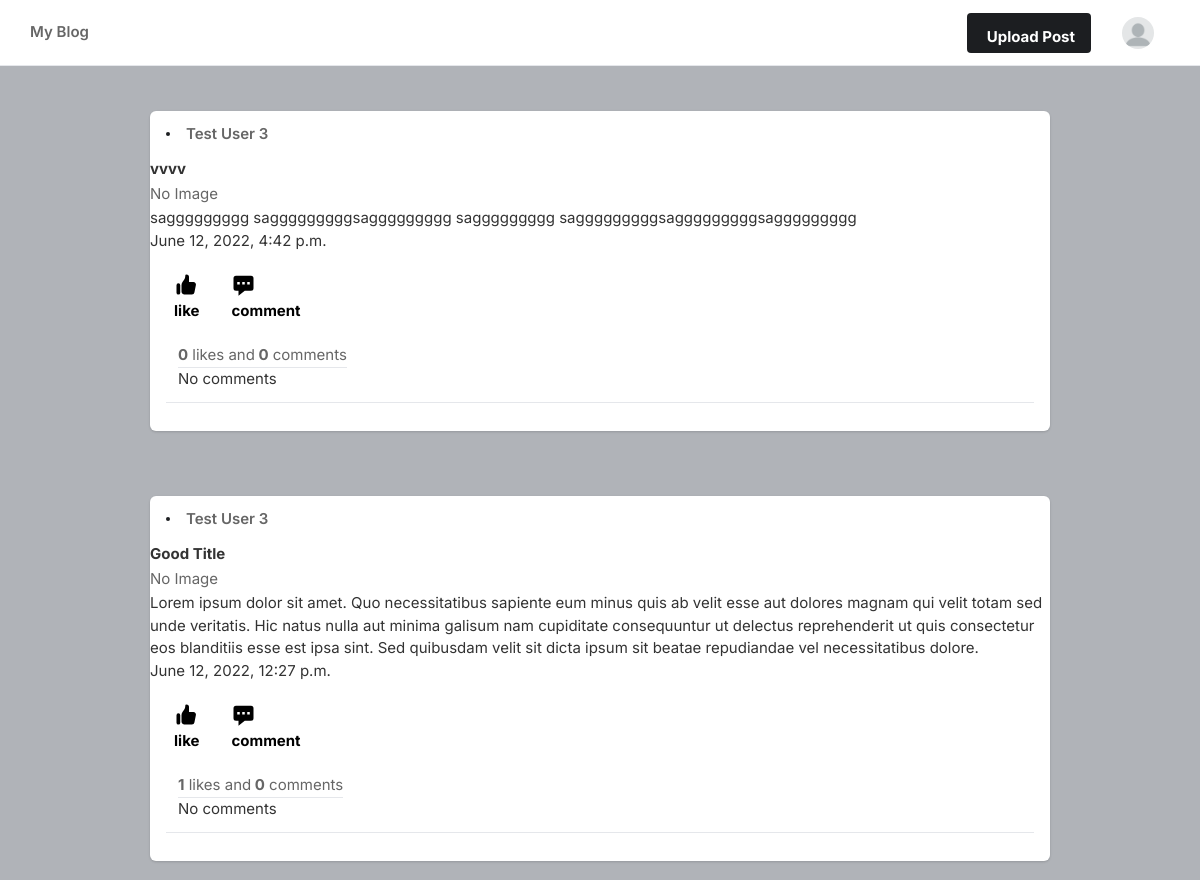
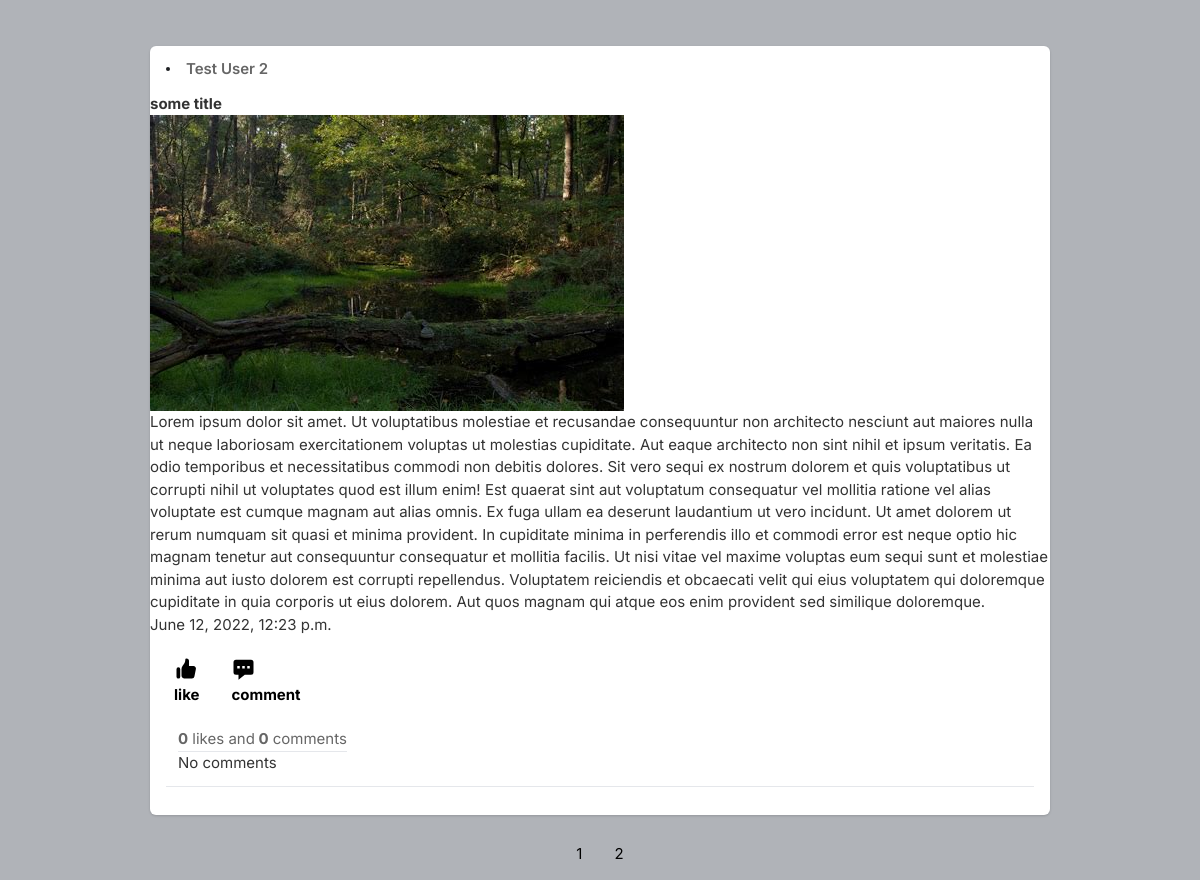
Screenshot of /main/ (signed in) with the database file from the repository (2 pictures, top to bottom).
### mainapp/models.py (models this page shows, shortened)
class Post(models.Model):
    title = models.CharField(max_length=255)
    text = models.TextField()
    image = models.ImageField(upload_to='images',
                              validators=[validate_file_size],
                              null=True, blank=True)
    created_at = models.DateTimeField(auto_now_add=True)
    number_of_likes = models.IntegerField(default=0, null=True, blank=True)
    author = models.ForeignKey(
        user, on_delete=models.CASCADE)

### mainapp/views.py (the view)
# urls.py: path('main/', MainView.as_view(), name='main'),
class MainView(LoginRequiredMixin, ListView):
    template_name = 'main.html'
    login_url = '/login/'
    queryset = Post.objects.all()
    context_object_name = 'posts'
    paginate_by = 3
    ordering = ['-created_at']
    def get_context_data(self, **kwargs):
        context = super().get_context_data(**kwargs)
        context['user_image'] = Profile.objects.get(user=self.request.user)
        return context

### templates/main.html (shortened to what this page needs)
{% load static %}
<!DOCTYPE html>
<html lang="en">
<head>
    <link rel="stylesheet" href="{% static 'assets/css/icons.css' %}">
    <link rel="stylesheet" href="{% static 'assets/css/uikit.css' %}">
    <link rel="stylesheet" href="{% static 'assets/css/style.css' %}">
    <link rel="stylesheet" href="{% static 'assets/css/tailwind.css' %}">
</head>
<body>
            <header>
                <div class="header_inner">
                    <div class="left-side">
                         <div class="header_search">
                             <span class="block capitalize font-semibold ">My Blog</span>
                            <div class="icon-search">
                            </div>
                        </div>
                    </div>
                    <div class="right-side lg:pr-4">
                        <a href="/create_post/"
                            class="bg-pink-500 flex font-bold hidden hover:bg-pink-600 hover:text-white inline-block items-center lg:block max-h-10 mr-4 px-4 py-2 rounded shado text-white">
                              Upload Post
                    </a>
                        {% if user_image.profile_picture %}
                        <img
                          src="{{user_image.profile_picture.url}}"
                          class="header-avatar"
                          alt="">
                        {% else %}
                        <img
                          src="{% static 'images/blank-profile-picture.png' %}"
                          class="header-avatar"
                          alt="">
                        {% endif %}
                    </div>
                </div>
            </header>
            {% for p in posts %}
            <div class="container m-auto">
                    <div class="space-y-5 flex-shrink-5 lg:w-7/20">
                        <div class="bg-white shadow rounded-md  -mx-2 lg:mx-0">
                            <div class="flex justify-between items-center px-4 py-3">
                                <div class="flex flex-1 items-center space-x-4">
                                        <div class="bg-gradient-to-tr from-yellow-600 to-pink-600 p-0.5 rounded-full">
                                        </div>
                                    <a href="/profile?user_pk={{p.author.pk}}"
                                    <span class="block capitalize font-semibold "> {{p.author}} </span>
                                </a>
                                </div>
                            </div>
                            <div uk-lightbox>
                                <h2><strong>{{p.title}}</strong></h2>
                                {% if p.image %}
                                <img src="{{p.image.url}}"></img>
                                {% else %}
                                <p>No Image</p>
                                {% endif %}
                                <h1>{{p.text}}</h1>
                                <h1>{{p.created_at}}</h1>
                            </div>
                            <div class="py-3 px-4 space-y-3">
                                <div class="flex space-x-4 lg:font-bold">
                                    <a href="/like_post?post_id={{p.pk}}" class="flex items-center space-x-2">
                                        <div class="p-2 rounded-full text-black">
                                            <p>like</p>
                                        </div>
                                    </a>
                                    <a href="/comment/?post_id={{p.pk}}" class="flex items-center space-x-2">
                                        <div class="p-2 rounded-full text-black">
                                            <svg xmlns="http://www.w3.org/2000/svg" viewBox="0 0 20 20" fill="currentColor" width="25" height="25" class="">
                                                <path fill-rule="evenodd" d="M18 5v8a2 2 0 01-2 2h-5l-5 4v-4H4a2 2 0 01-2-2V5a2 2 0 012-2h12a2 2 0 012 2zM7 8H5v2h2V8zm2 0h2v2H9V8zm6 0h-2v2h2V8z" clip-rule="evenodd" />
                                            </svg>
                                            <p>comment</p>
                                        </div>
                                    </a>
                                </div>
                                <div class="flex items-center space-x-3">
                                    <div class="">
                                         <strong>{{p.number_of_likes}}</strong> likes and<strong>
                                             {{p.comments.count}}</strong> comments
                                             <hr>
                                             {% if not p.comments.all %}
                                             <h2>No comments</h2>
                                             {% endif %}
                                            </div>
                                        </div>
                                        <div class="border-t pt-4 space-y-4 ">
                                        </div>
                                    </div>
                                </div>
                                {% endfor %}
                <div class="center">
                    <div class="pagination">
                        <ul>
                            {% for p in paginator.page_range %}
                            <a href="?page={{ p }}">{{ p }}</a>
                            {% endfor %}
                        </ul>
                    </div>
                </div>
</body>
</html>

### static/assets/css/style.css (style rules this page uses)
body { background-color: #B0B3B8!important; }
::placeholder { color: #808080; opacity: 1; }
a { color: #be185d; -webkit-transition: 0.3s; transition: 0.3s; outline: none !important; }
img { max-width: 100%; }
body { color: #666; font-size: 15px; line-height: 27px; background-color: #f0f2f5; font-family: "Inter", sans-serif; text-transform: none; }
body p { font-size: 15px; line-height: 27px; }
h1, h2, h3, h4, h5, h6 { font-family: "Inter", sans-serif; text-transform: none; }
h1, h2, h3, h4, h5, h6 { color: #333; font-weight: 500; margin: 0; padding: 0; }
h1 { font-size: 32px; }
h2 { font-size: 26px; }
b, strong { font-weight: 700 !important; }
@media (min-width: 1024px) { .container { max-width: 900px !important; padding-top: 45px; } }
header { background-color: #fff; left: 0; right: 0; top: 0; z-index: 99; height: 66px; display: -webkit-box; display: -ms-flexbox; display: flex; -webkit-box-align: center; -ms-flex-align: center; align-items: center; border-bottom: 1px solid #e5e7eb; }
header .header_inner { display: -webkit-box; display: -ms-flexbox; display: flex; -webkit-box-align: center; -ms-flex-align: center; align-items: center; max-width: 1090px; margin: auto; width: 100%; max-width: 100% !important; padding: 0 30px; }
header .header_inner .left-side { display: -webkit-box; display: -ms-flexbox; display: flex; -webkit-box-align: center; -ms-flex-align: center; align-items: center; }
header .header_inner .left-side .header_search { position: relative; }
header .header_inner .left-side .header_search .icon-search { width: 2.5rem; position: absolute; top: 0; left: 0; margin-left: -.75rem; height: 100%; display: -webkit-box; display: -ms-flexbox; display: flex; -webkit-box-pack: center; -ms-flex-pack: center; justify-content: center; -webkit-box-align: center; -ms-flex-align: center; align-items: center; }
header .header_inner .right-side { display: -webkit-box; display: -ms-flexbox; display: flex; -webkit-box-align: center; -ms-flex-align: center; align-items: center; -webkit-box-pack: end; -ms-flex-pack: end; justify-content: flex-end; margin-left: auto; }
header .header_inner .right-side .header-avatar { width: 32px; height: 32px; border-radius: 100%; margin-left: 15px; }

### templates/main.html (style rules this page uses)
.center { text-align: center; }
.pagination { display: inline-block; }
.pagination a { color: black; float: left; padding: 8px 16px; text-decoration: none; transition: background-color .3s; }

### rows the page displays
Post: author "Test User 3", title "vvvv", image "No Image", text "saggggggggg sagggggggggsaggggggggg saggggggggg sagggggggggsagggggggggsaggggggggg", created_at "June 12, 2022, 4:42 p.m.", number_of_likes "0", comments.count "0", shows "No comments"
Post: author "Test User 3", title "Good Title", image "No Image", text "Lorem ipsum dolor sit amet. Quo necessitatibus sapiente eum minus quis ab velit esse aut dolores magnam qui velit totam sed unde veritatis. Hic natus nulla aut minima galisum nam cupiditate consequuntur ut delectus reprehenderit ut quis consectetur eos blanditiis esse est ipsa sint. Sed quibusdam velit sit dicta ipsum sit beatae repudiandae vel necessitatibus dolore.", created_at "June 12, 2022, 12:27 p.m.", number_of_likes "1", comments.count "0", shows "No comments"
Post: author "Test User 2", title "some title", image (picture), text "Lorem ipsum dolor sit amet. Ut voluptatibus molestiae et recusandae consequuntur non architecto nesciunt aut maiores nulla ut neque laboriosam exercitationem voluptas ut molestias cupiditate. Aut eaque architecto non sint nihil et ipsum veritatis. Ea odio temporibus et necessitatibus commodi non debitis dolores. Sit vero sequi ex nostrum dolorem et quis voluptatibus ut corrupti nihil ut voluptates quod est illum enim! Est quaerat sint aut voluptatum consequatur vel mollitia ratione vel alias voluptate est cumque magnam aut alias omnis. Ex fuga ullam ea deserunt laudantium ut vero incidunt. Ut amet dolorem ut rerum numquam sit quasi et minima provident. In cupiditate minima in perferendis…", created_at "June 12, 2022, 12:23 p.m.", number_of_likes "0", comments.count "0", shows "No comments"

### other values shown
{{ p }} "1" "2"
